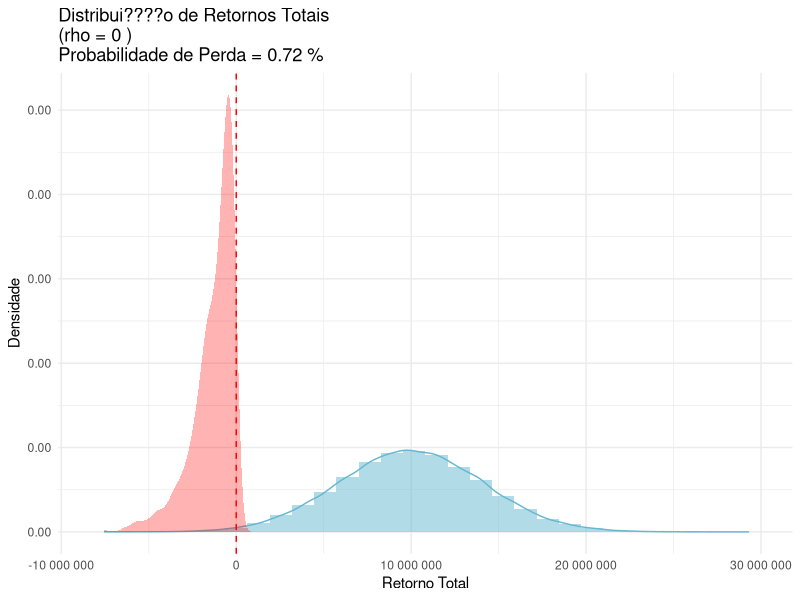
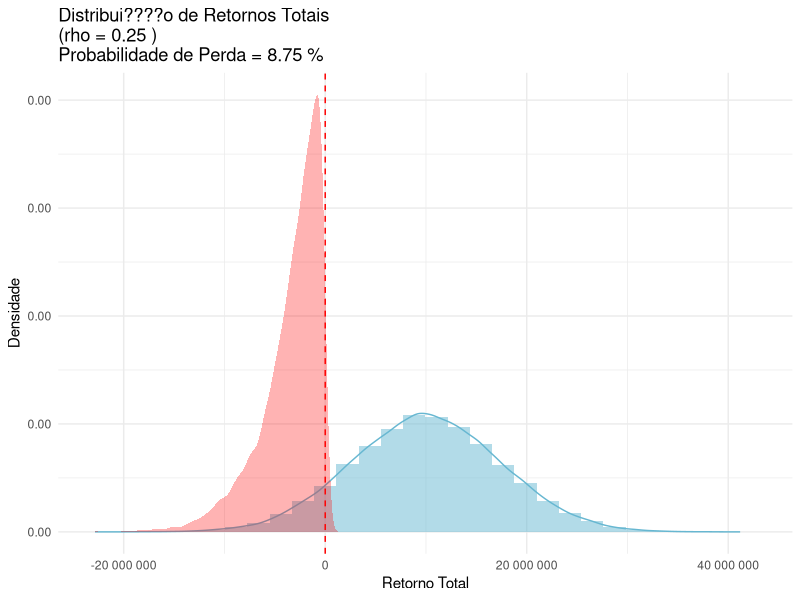
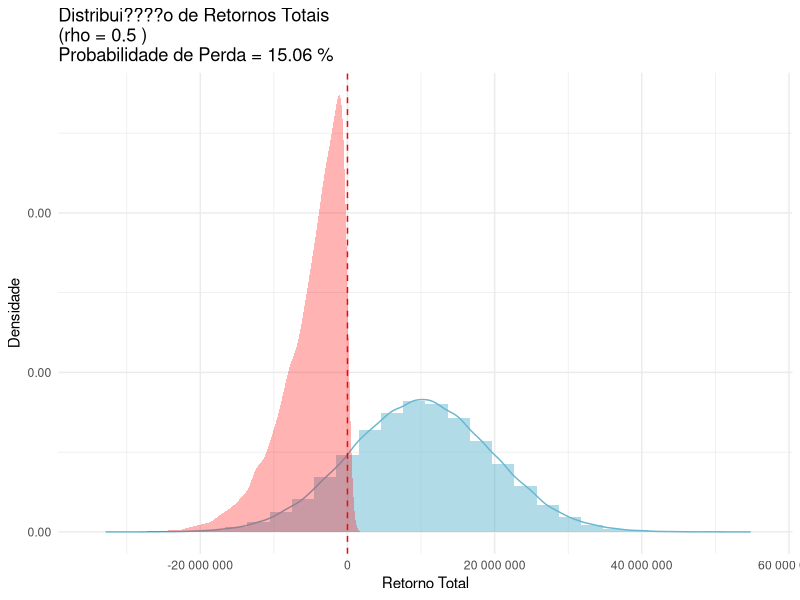
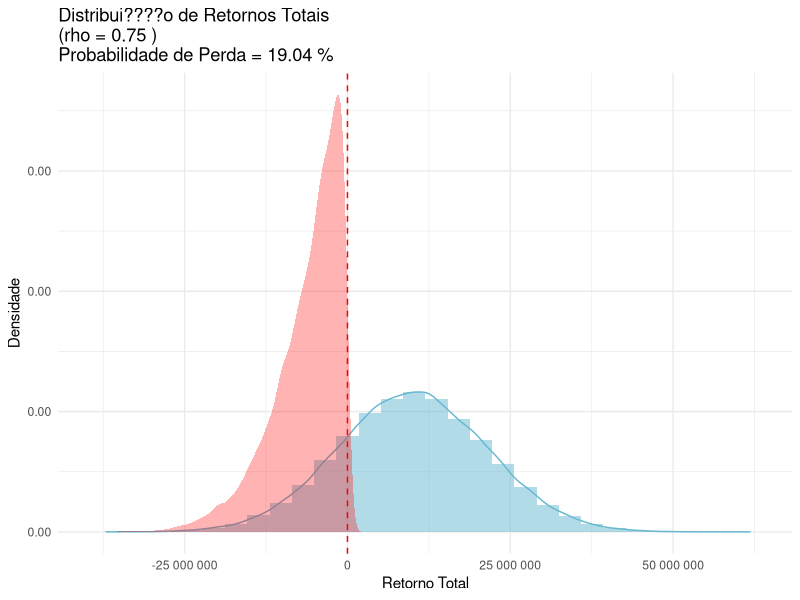
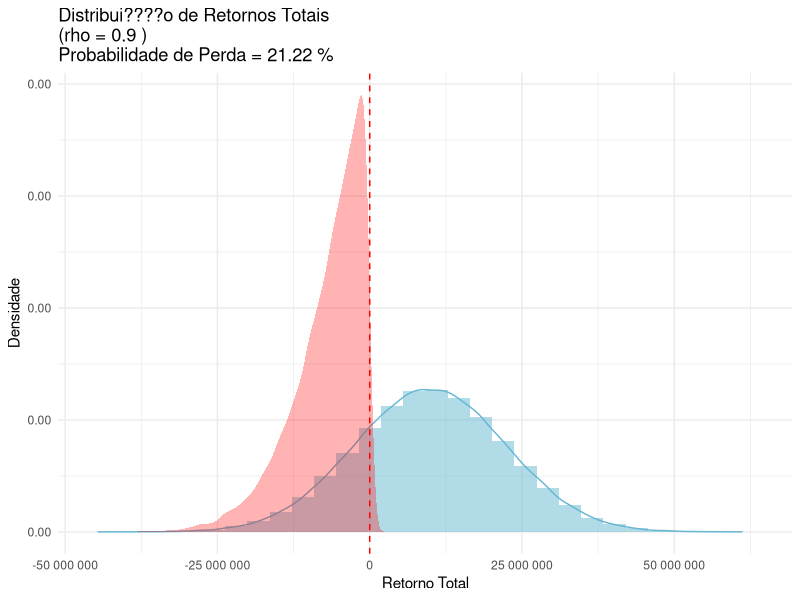

The R source for these figures, in order:
# Carregar os pacotes
library(MASS)
library(ggplot2)

# Definir os par??metros do investimento
n <- 10  # N??mero de investimentos
mu <- 1e6  # M??dia do retorno de cada investimento
sigma <- 1.3e6  # Desvio padr??o do retorno de cada investimento
num_simulacoes <- 100000  # N??mero de simula????es
rho_valores <- c(0, 0.25, 0.5, 0.75, 0.9)  # Vetor com os coeficientes de correla????o

# Fun????o para calcular a probabilidade de perda
calc_probabilidade_perda <- function(rho) {
  R <- matrix(rho, n, n) # Matriz de correla????o
  diag(R) <- 1 # Ajustando a matriz de correla????o R para garantir que todos os elementos da diagonal principal sejam iguais a 1.
  s <- rep(sigma, n) # Vetor de desvios padr??o
  S <- diag(s) # Matriz de covari??ncia
  # C??lculo da Matriz de Covari??ncia - %*% denota a multiplica????o de matrizes
  CV <- S %*% R %*% S # Primeiro, multiplica S por R: S %*% R Depois, multiplica o resultado novamente por S: (S %*% R) %*% S
  # Gerando amostras normais correlacionadas
  amostras <- mvrnorm(num_simulacoes, mu = rep(mu, n), Sigma = CV)
  retornos_totais <- rowSums(amostras)
  probabilidade_perda <- mean(retornos_totais < 0)
  return(list(retornos_totais = retornos_totais, probabilidade_perda = probabilidade_perda))
}

# Fun????o para plotar o histograma e destacar a ??rea de perda
plot_histogram_density <- function(rho) {
  results <- calc_probabilidade_perda(rho)
  retornos_totais <- results$retornos_totais
  probabilidade_perda <- results$probabilidade_perda
  hist_data <- data.frame(retornos = retornos_totais)
  
  gg <- ggplot(hist_data, aes(x = retornos)) +
    geom_histogram(aes(y = after_stat(density)), bins = 30, fill = '#67B7D1', alpha = 0.5) +
    geom_density(color = '#67B7D1') +
    geom_vline(xintercept = 0, color = "red", linetype = "dashed") +
    geom_area(stat = "density", data = subset(hist_data, retornos < 0), aes(x = retornos, y = after_stat(density)), fill = 'red', alpha = 0.3) +
    labs(title = paste("Distribui????o de Retornos Totais\n(rho =", rho, ")\nProbabilidade de Perda =", round(probabilidade_perda * 100, 2), "%"),
         x = "Retorno Total",
         y = "Densidade") +
    theme_minimal() +
    scale_x_continuous(labels = scales::number_format(accuracy = 1)) +
    scale_y_continuous(labels = scales::number_format(accuracy = 0.01))
  
  print(gg)
  
  return(probabilidade_perda)
}

# Lista para armazenar as probabilidades de perda
probabilidades_perda <- sapply(rho_valores, function(rho) {
  probabilidade_perda <- plot_histogram_density(rho)
  return(probabilidade_perda)
})

# Exibir as probabilidades de perda
resultados <- data.frame(rho = rho_valores, probabilidade_perda = probabilidades_perda)
print(resultados)
